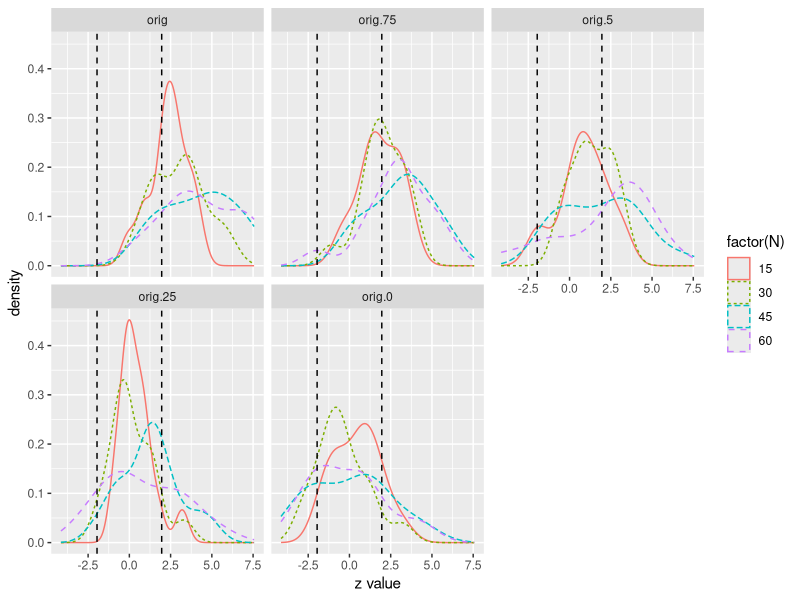
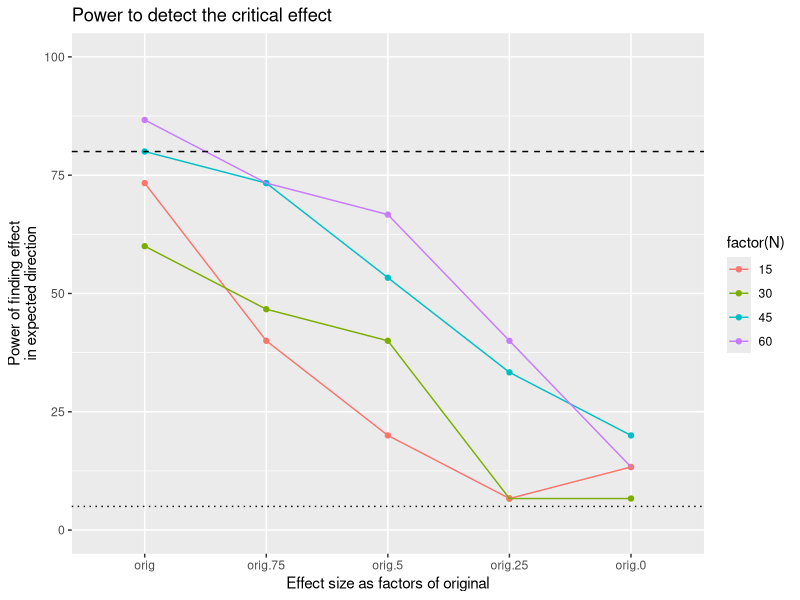
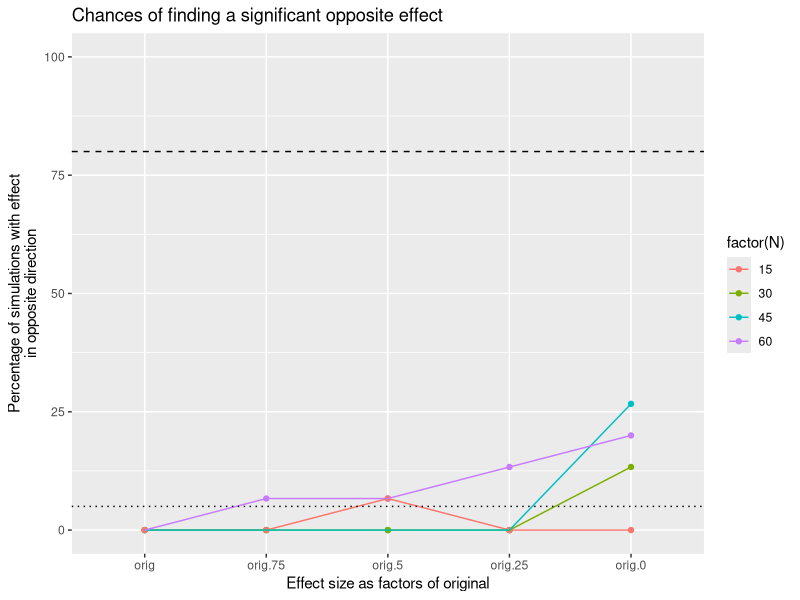
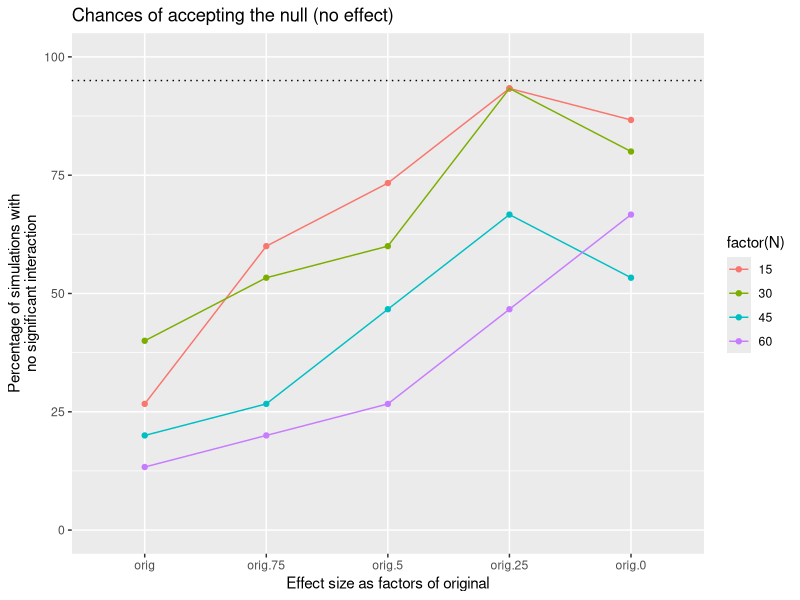

Here is the R script that generated these plots, in order:
## ---- chunk 1
library(knitr)
library(ggplot2)
# library(plyr)
library(dplyr)
# library(mvtnorm)
# library(tidyr)
# library(lme4)
# library(broom)  # access summaries from fitted models
knitr::opts_chunk$set(echo = FALSE)
## ---- chunk 2
read.csv("madeup_data.csv") %>% head(., 9) %>% kable
## ---- chunk 3
# Retrieve summaries of all the simulations
simul_summaries <- read.csv("simulations/poisson_sim_summaries_fixed-interactions.csv")
## ---- chunk 4
simul_summaries %>% select(-DateTime) %>%
  head(.,14) %>% kable
## ---- chunk 5
# Keep only data rows for critical interactions
simul_summaries_interact <- simul_summaries %>% 
  filter(term == "Movementlegs:WordTypeleg-word")
# fix order of factor levels
simul_summaries_interact$effect_size <- factor(simul_summaries_interact$effect_size,
                                      levels = c("orig", "orig.75", "orig.5", "orig.25", "orig.0"))
## ---- chunk 6
simul_summaries_interact %>%
  arrange(N, effect_size) %>%
  select(-c(DateTime, Sim)) %>%
  head(., 3) %>%
  kable
## ---- chunk 7
# plot
simul_summaries_interact %>%
  filter(abs(statistic) < 8) %>%  # Don't let outliers distort the x-axis
  ggplot(aes(x = statistic, colour = factor(N), linetype = factor(N))) +
  facet_wrap(~effect_size) +
  geom_density() +
  geom_vline(xintercept = c(-1.96, 1.96), linetype = "dashed") +
  # xlim(-3, 8) +
  xlab("z value")
## ---- chunk 8
# Compute proportion of significant models:
simul_significant <- simul_summaries_interact %>%
  group_by(effect_size, N) %>%
  mutate(signif = abs(statistic) > 1.96,
         signif_expected   = statistic > 1.96,
         signif_unexpected = statistic < -1.96) %>%
  summarise(Power_expected_effect   = round(100 * sum(signif_expected) / n(), 2),
            Proportion_inverse_effect = round(100 * sum(signif_unexpected) / n(), 2),
            No_effect_detected = 100 - Power_expected_effect - Proportion_inverse_effect,
            nbSimulations = n()) %>%
  arrange(effect_size, -N)
## ---- chunk 9
ggplot(simul_significant, aes(x = effect_size, y = Power_expected_effect,
                              colour = factor(N), group = factor(N))) +
  geom_point() +
  geom_line() +
  ylim(0,100) +
  geom_hline(yintercept = 80, linetype = "dashed") +
  geom_hline(yintercept = 5, linetype = "dotted") +
  ylab("Power of finding effect\nin expected direction") +
  xlab("Effect size as factors of original") +
  ggtitle("Power to detect the critical effect")
## ---- chunk 10
ggplot(simul_significant, aes(x = effect_size, y = Proportion_inverse_effect,
                              colour = factor(N), group = factor(N))) +
  geom_point() +
  geom_line() +
  ylim(0,100) +
  geom_hline(yintercept = 80, linetype = "dashed") +
  geom_hline(yintercept = 5, linetype = "dotted") +
  ylab("Percentage of simulations with effect\nin opposite direction") +
  xlab("Effect size as factors of original") +
  ggtitle("Chances of finding a significant opposite effect")
## ---- chunk 11
ggplot(simul_significant, aes(x = effect_size, y = No_effect_detected,
                              colour = factor(N), group = factor(N))) +
  geom_point() +
  geom_line() +
  ylim(0,100) +
  geom_hline(yintercept = 95, linetype = "dotted") +
  ylab("Percentage of simulations with\nno significant interaction") +
  xlab("Effect size as factors of original") +
  ggtitle("Chances of accepting the null (no effect)")
## ---- chunk 12
# Show as table
kable(simul_significant)
